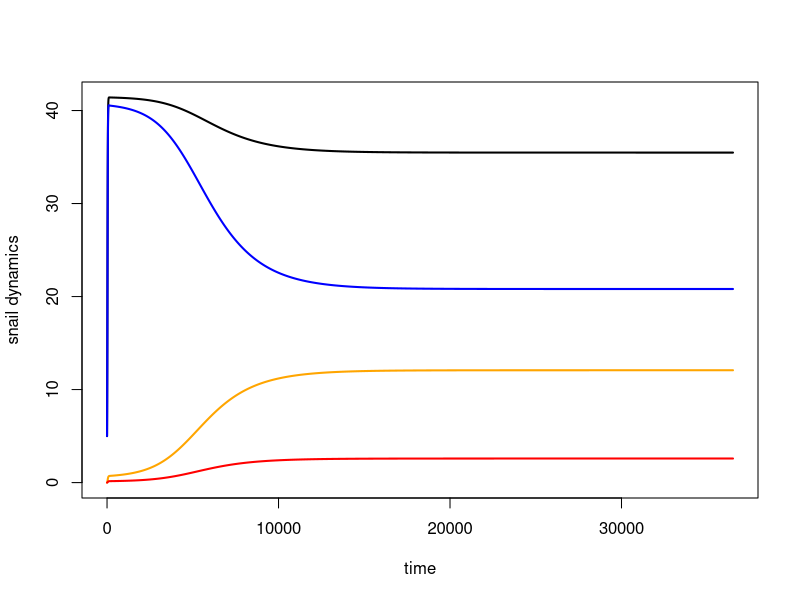
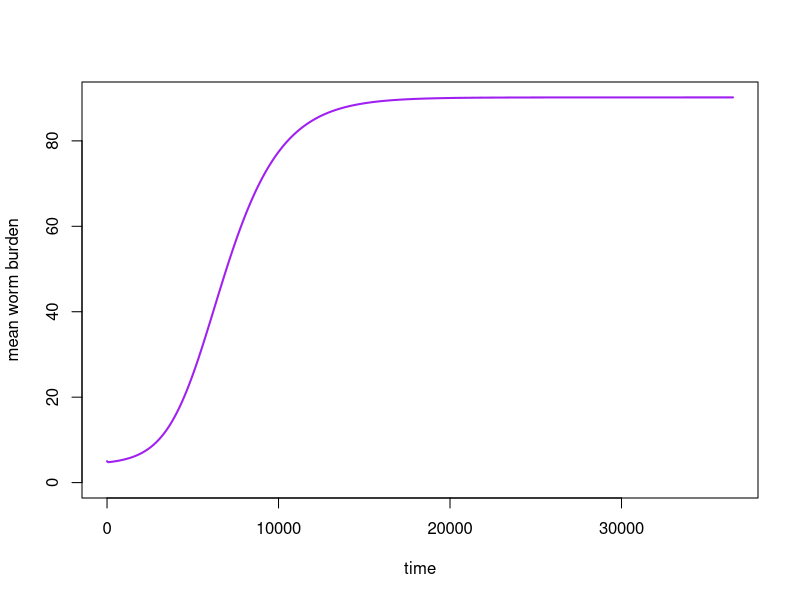
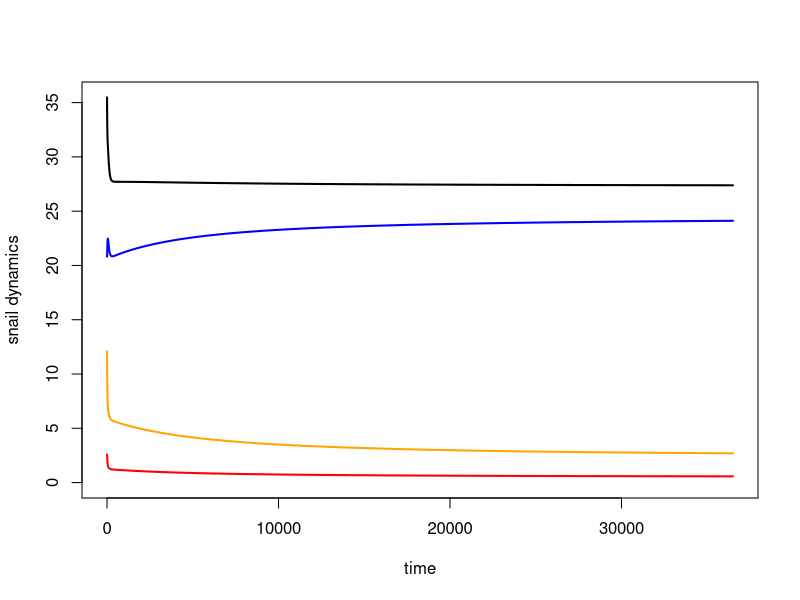
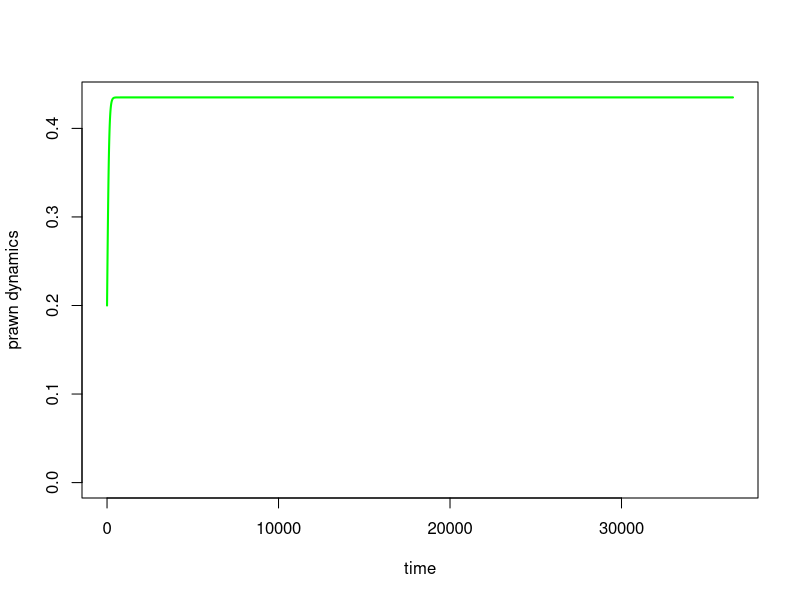
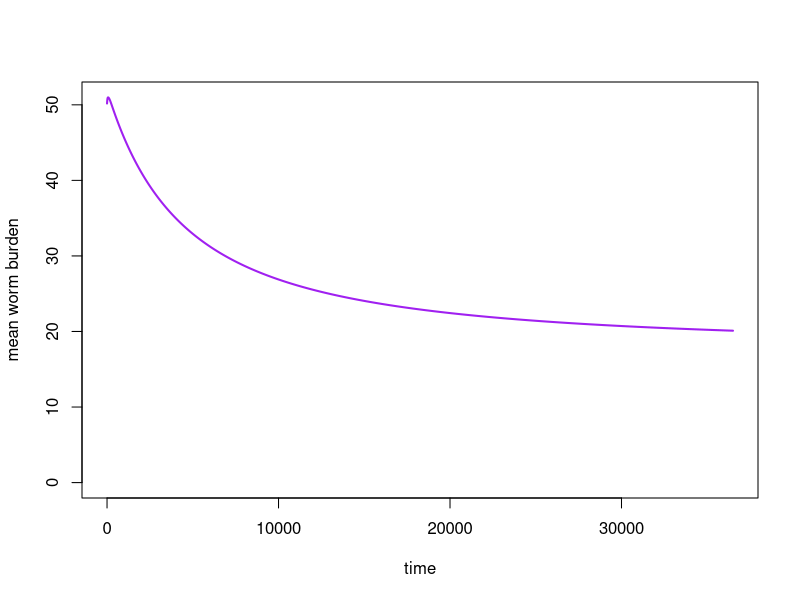
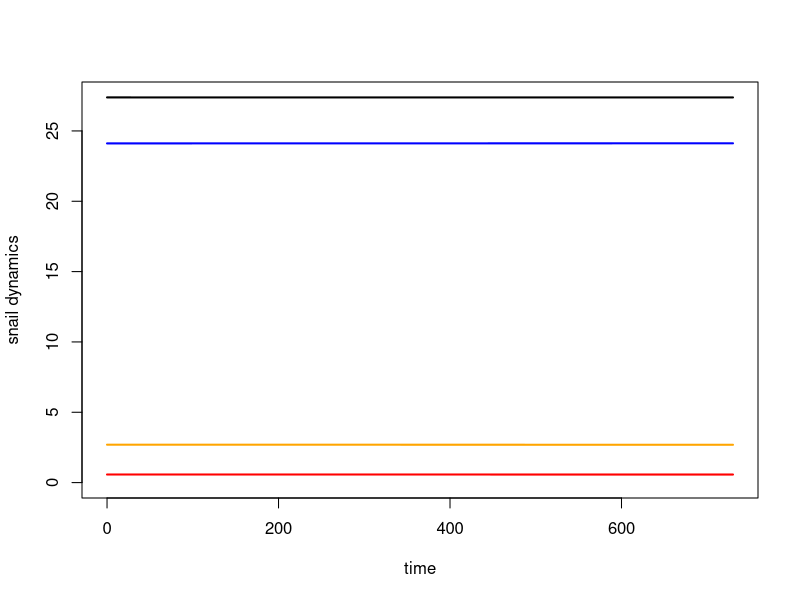
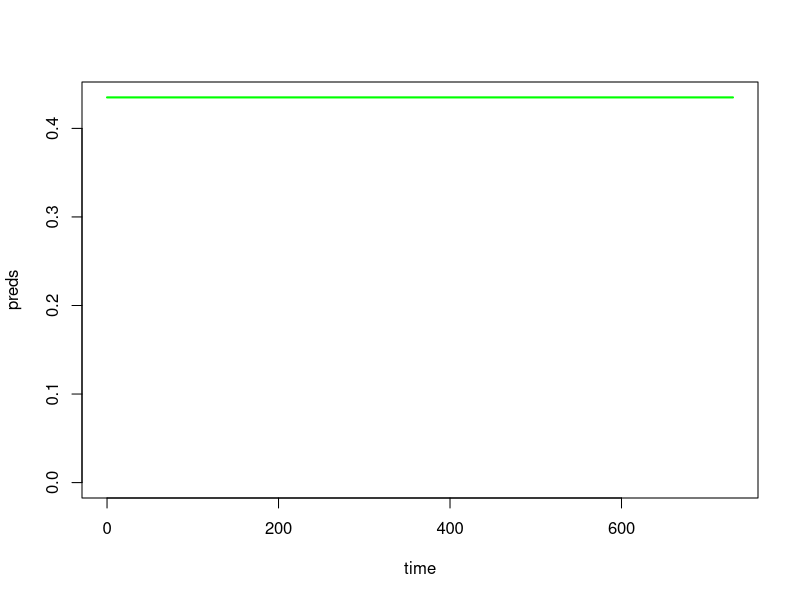
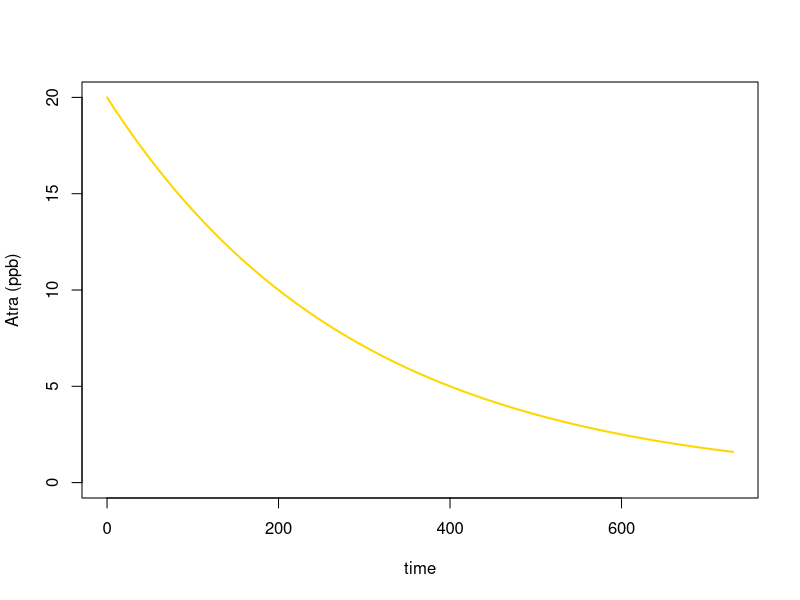

Write the R code that produced these figures, in order.
#This work is licensed under a Creative Commons Attribution-NonCommercial 4.0 International License#########
#<http://creativecommons.org/licenses/by-nc/4.0/> by Christopher Hoover, Arathi Arakala, Manoj Gambhir 
#and Justin Remais. This work was supported in part by the National Institutes of Health/National Science 
#Foundation Ecology of Infectious Disease program funded by the Fogarty International Center 
#(grant R01TW010286), the National Institute of Allergy and Infectious Diseases (grant K01AI091864), 
#and the National Science Foundation Water Sustainability and Climate Program (grant 1360330).

#Per the terms of this license, if you are making derivative use of this work, you must identify that 
#your work is a derivative work, give credit to the original work, provide a link to the license, 
#and indicate changes that were made.###############

#Schisto model with time-variant agrochemical concentration
  #To do list
  #(1) Incorporate agrochemical functions
  #(2) Fit prawn pop dynamics to data
  #(3) Fit prawn attack rate on snails to PNAS data?

require(deSolve)

#Agrochemical info ###############
  In_fx<-function(In){ 
    return(c(parameters['mu_P'], 1))
  } #Filler function, returns null values
  
  He_k = 1
  Fe_k = 1
  In_k = 1
 
#Model structure and equations #############
mod1 = function(t, n, parameters) {
  with(as.list(parameters),{
    
    S=n[1]  #Susceptible snails
    E=n[2]  #Exposed snails
    I=n[3]  #Infected snails
    W=n[4]  #Mean worm burden
    P=n[5]  #Predator population
    He=n[6] #Herbicide concentration
    Fe=n[7] #Fertilizer concentration
    In=n[8] #Insecticide concentration
    
    
#Dynamic variables ####################
    #Total number of snails
      N = S+E+I  
    #mating function
      fx<-function(x, mean.worm = W, clump = k){
        (1-cos(x))/((1+((mean.worm/(clump+mean.worm))*cos(x)))^1+clump)
      }
      gamma = 1 - ((1-(W/(W+k)))^(1+k)/2*pi)*(integrate(fx, 0, 2*pi)$value)       
    
    #Agrochem parameters (set to null values for now)
      phi_Nq = phi_N #* (He_fx(He) + Fe_fx(Fe))
      mu_Nq = mu_N # 
      mu_Pq = In_fx(In)[1]
      v_q = v #* f4(Q1)
      theta_q = theta #* f5(Q1)
      pi_Mq = pi_M #* f6(Q1)
      pi_Cq = pi_C #* f7(Q1)
      pred_red = In_fx(In)[2]
      
    #per capita predation of predators on snails with variable functional response based on parameter nn  
      pred= ((alpha*P)/(1+(alpha*((N/A)^nn)*Th)))*pred_red   
      
    #Schistosome larval concentration equations
    Wf = 0.5*W*H*gamma
    
    M = Wf*m*v_q*pi_Mq 
    
    C = theta_q*I*pi_Cq 
    
    #print(c(paste('M = ', round(M, digits = 2), sep = ''),
    #        paste('C = ', round(C, digits = 2), sep = ''),
    #        paste('gam = ', round(gamma, digits = 2), sep = ''),
    #        paste('pred = ', pred, sep = ''),
    #paste('N = ', round(N, digits = 2), sep = '')))
    
#differential equations ###################
    
    dSdt= f_N*(1-N/(phi_Nq*A))*(S+z*E) - mu_Nq*S - pred*(S/A)^nn - beta*M*Om*S       #Susceptible snails
    
    dEdt= beta*M*S - mu_Nq*E - pred*(E/A)^nn - sigma*E                           #Exposed snails
    
    dIdt= sigma*E - mu_Nq*I - mu_I*I - pred*(I/A)^nn                             #Infected snails
    
    dWdt= lamda*Om*C - (mu_W+mu_H)*W                                      #mean worm burden in human population
    
    dPdt= f_P*(1-P/(phi_P*A))*P - mu_Pq*P                                    #prawn population (number individuals)
    
    dHedt= -k_He*He                                                    #Herbicide concentration
 
    dFedt= -k_Fe*Fe                                                    #Fertilizer concentration

    dIndt= -k_In*In                                                    #Insecticide concentration
    
    return(list(c(dSdt, dEdt, dIdt, dWdt, dPdt, dHedt, dFedt, dIndt)))
  }) 
}

#Initial values and parameters #####################
area=1 #m^2
nstart1 = c(S=5*area, 
           E=0, 
           I=0, 
           W=5, 
           P=0, 
           He=0,
           Fe=0,
           In=0)
yrs=100
time = seq(0,365*yrs,1)

parameters=c(
  # Location parameters
  A = area,          # Area of site of interest, m^2
  H = 1.5*area,      # Human population at site of interest (based on 300 people at 200m^2 water contact site from Sokolow PNAS)
  Om = 1,            # degree of overlap between water contamination, snail, and human habitats
  
  # Snail reproductive parameters
  f_N = 0.10,        # Birth rate of adult snails (snails/reproductive snail/day, including survival to detection - more like a recruitment rate); 
                     #   from Sokolow et al. 2015 
  phi_N = 50,        # Carrying capacity of snails (snails/m^2), from Sokolow et al. 2015
  z = 0.7,           # Fraction of exposed snails that reproduce

  # Snail mortality parameters
  mu_N = 1/60,        # Natural mortality rate of large snails (deaths/snail/day; assume mean lifespan = 60 days)
  mu_I = 1/10,        # Additional mortality rate of shedding snails as a result of infection, from Sokolow et al. 2015
  
  # Predator pop dynamic parameters (from pred tweaking code)
  f_P = 0.02,          #Predator intrinsic recruitment rate
  phi_P = 0.5,         #Predator carrying capacity
  mu_P = 0.0026,       #Predator mortality rate
  
  # Predation parameters
  alpha = 0.003,     # predator attack rate on snails
  Th = 1/14,         # Predator handling time
  nn = 2,            # exponent of the Holling's type III functional response
  
  # miracidia parameters
  m = 432,           # Miracidial shedding rate per adult female worm assuming 0.36 eggs/mL urine and 1200 mL urine per person per day
  v = 0.084,         # Egg viability of S. haematobium (i.e. miracidia/egg)
  pi_M = 1,          # Miracidial infectivity parameter
  
  # cercariae parameters
  theta = 109,       # cercarial shedding rate in snails (cercariae/I-snail/day); Pfluger 1984
  pi_C = 1,          # cercarial infectivity parameter

  # transmission parameters
  beta = 1e-5,       # Human-to-snail infection probability in reference area (infected snails/miracidia/snail/day)
  sigma = 1/40,      # Latent period for exposed snails (infectious snails/exposed snail/day))
  lamda = 2.8e-4,      # Snail-to-human infection probability per cercaria
  k=0.2,             # Clumping parameter of negative binomial distribution of worms in humans
  
  #Agrochemical parameters
  k_He = He_k,     # half-life of agrochemical (Herbicide) in water according to Cornell database
  k_Fe = Fe_k,     # half-life of agrochemical (Herbicide) in water according to Cornell database
  k_In = In_k,     # half-life of agrochemical (Herbicide) in water according to Cornell database
  
  
  # Schisto mortality parameters
  mu_W = 1/(3.3*365), # Natural mortality rate of adult worms in humans, assuming average lifespan of 3.3 years, from Sokolow et al. 2015
  mu_H = 1/(60*365)   # Natural mortality of humans (contributing to worm mortality), assuming average lifespan of 60 years, from Sokolow et al. 2015
)

#Model run with no predators, no agrochemicals and plot ####################
output1 = as.data.frame(ode(nstart1, time, mod1, parameters))
  output1$N = (output1$S + output1$E + output1$I)

plot(x = output1$time, y = output1$N, lwd=2, xlab = 'time', ylab = 'snail dynamics', 
     type = 'l', ylim = c(0, max(output1$N)))
  lines(output1$time, output1$S, lwd=2, col = 'blue')
  lines(output1$time, output1$E, lwd=2, col = 'orange')
  lines(output1$time, output1$I, lwd=2, col = 'red')
  
plot(output1$time, output1$W, lwd=2, col = 'purple', type = 'l', 
     xlab = 'time', ylab = 'mean worm burden', ylim = c(0,max(output1$W)))  

p.free.eqbm = output1[dim(output1)[1],]

#Model run adding in predators ##################
nstart2 = c(S=as.numeric(p.free.eqbm[2]), 
            E=as.numeric(p.free.eqbm[3]), 
            I=as.numeric(p.free.eqbm[4]), 
            W=as.numeric(p.free.eqbm[5])-40, #Help W on its way to equilibrium 
            P=0.2*area, 
            He=0,
            Fe=0,
            In=0)
yrs=100
time = seq(0,365*yrs,1)
  
output2 = as.data.frame(ode(nstart2, time, mod1, parameters))
  output2$N = (output2$S + output2$E + output2$I)
  
plot(x = output2$time, y = output2$N, lwd=2, xlab = 'time', ylab = 'snail dynamics', 
       type = 'l', ylim = c(0, max(output2$N)))
  lines(output2$time, output2$S, lwd=2, col = 'blue')
  lines(output2$time, output2$E, lwd=2, col = 'orange')
  lines(output2$time, output2$I, lwd=2, col = 'red')
  
plot(output2$time, output2$P, lwd=2, type = 'l', col = 'green', 
       xlab = 'time', ylab = 'prawn dynamics', ylim = c(0, max(output2$P)))
  
plot(output2$time, output2$W, lwd=2, col = 'purple', type = 'l', xlab = 'time', 
     ylab = 'mean worm burden', ylim = c(0,max(output2$W)))  
  
p.eqbm = output2[dim(output1)[1],]

#Model run adding in example agrochemical, atrazine (He) @20ppb with half life of 200 days##################
nstart3 = c(S=output2[max(output2$time),c(2)], 
            E=output2[max(output2$time),c(3)], 
            I=output2[max(output2$time),c(4)], 
            W=output2[max(output2$time),c(5)], 
            P=output2[max(output2$time),c(6)], 
            He=20,
            Fe=0,
            In=0)
parameters['k_He']<- -log(0.5)/200

yrs=2
time = seq(0,365*yrs,1)
  
output3 = as.data.frame(ode(nstart3, time, mod1, parameters))
  output3$N = output3$S + output3$E + output3$I

  plot(x = output3$time, y = output3$N, lwd=2, xlab = 'time', ylab = 'snail dynamics', 
       type = 'l', ylim = c(0, max(output3$N)))
  lines(output3$time, output3$S, lwd=2, col = 'blue')
  lines(output3$time, output3$E, lwd=2, col = 'orange')
  lines(output3$time, output3$I, lwd=2, col = 'red')
  
plot(output3$time, output3$P, lwd=2, type = 'l', col = 'green', 
       xlab = 'time', ylab = 'preds', ylim = c(0, max(output3$P)))

plot(output3$time, output3$He, lwd=2, type = 'l', col = 'gold', 
     xlab = 'time', ylab = 'Atra (ppb)', ylim = c(0, max(output3$He)))

plot(output3$time, output3$W, lwd=2, col = 'purple', type = 'l', xlab = 'time', 
     ylab = 'mean worm burden', ylim = c(0,max(output3$W)))  

#Last one to see influence of atrazine without predators##################
nstart4 = c(S=output2[max(output2$time),c(2)], 
            E=output2[max(output2$time),c(3)], 
            I=output2[max(output2$time),c(4)], 
            W=output1[max(output1$time),c(5)], 
            P=0, 
            He=20,
            Fe=0,
            In=0)
yrs=10
time = seq(0,365*yrs,1)

output4 = as.data.frame(ode(nstart4, time, mod1, parameters))
output4$N = output4$S + output4$E + output4$I

plot(x = output4$time, y = output4$N, lwd=2, xlab = 'time', ylab = 'snail dynamics', 
     type = 'l', ylim = c(0, max(output4$N)))
  lines(output4$time, output4$S, lwd=2, col = 'blue')
  lines(output4$time, output4$E, lwd=2, col = 'orange')
  lines(output4$time, output4$I, lwd=2, col = 'red')

plot(output4$time, output4$P, lwd=2, type = 'l', col = 'green', 
     xlab = 'time', ylab = 'preds', ylim = c(0, max(output4$P)))

plot(output4$time, output4$He, lwd=2, type = 'l', col = 'gold', 
     xlab = 'time', ylab = 'Atra (ppb)', ylim = c(0, max(output4$He)))

plot(output4$time, output4$W, lwd=2, col = 'purple', type = 'l', xlab = 'time', 
     ylab = 'mean worm burden', ylim = c(0,max(output4$W)))  
